Frame 1 (no input): blank canvas, image omitted
Frame 60 (the mouse pressed at the canvas centre just before this capture): blank canvas, image omitted
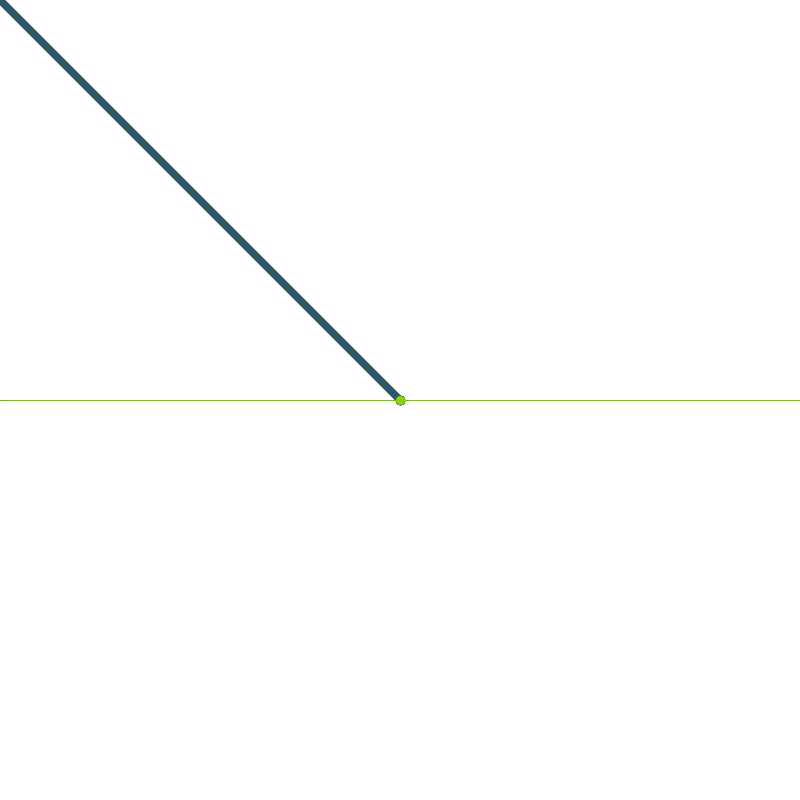
Frame 120 (the mouse held since frame 60 and released just before this capture)

The Processing sketch whose frames 1 and 60 were blank and that drew this single picture after the mouse press (run headless with seeded random() and noise(); from frame 60 on, the mouse is pressed at the canvas centre):

// Processing sketch: processing_37296
// ── processing_37296.pde

/*
Click and move the mouse to make art.
Press Space to clear
Dont be a hater
*/




float weight, randomcolor;

void setup()
{
  size(800, 800);
  smooth();
  background(255);
  weight = 1.0;
}

void draw()
{
  randomcolor = (round(random (100)));
  if (randomcolor == 5)
  {
    stroke(random(255), random(255), random(255));
  }
  
  strokeWeight(weight);
  if (mousePressed)
  {
    line (mouseX, mouseY, pmouseX, pmouseY);
    line (mouseY, mouseX, pmouseY, pmouseX);
    strokeWeight(0);
    line(mouseX, mouseY, width, mouseX);
    line(mouseX, mouseY, 0, mouseX);
  }
  weight = random(10);
  if (weight <= 0)
  {
    weight = 0;
  }
  if (weight > 10)
  {
    weight = 2.0;
  }
  if (keyPressed)
  {
    if (key == ' ')
    {
      background (255);
    }
  }
}

                                  
